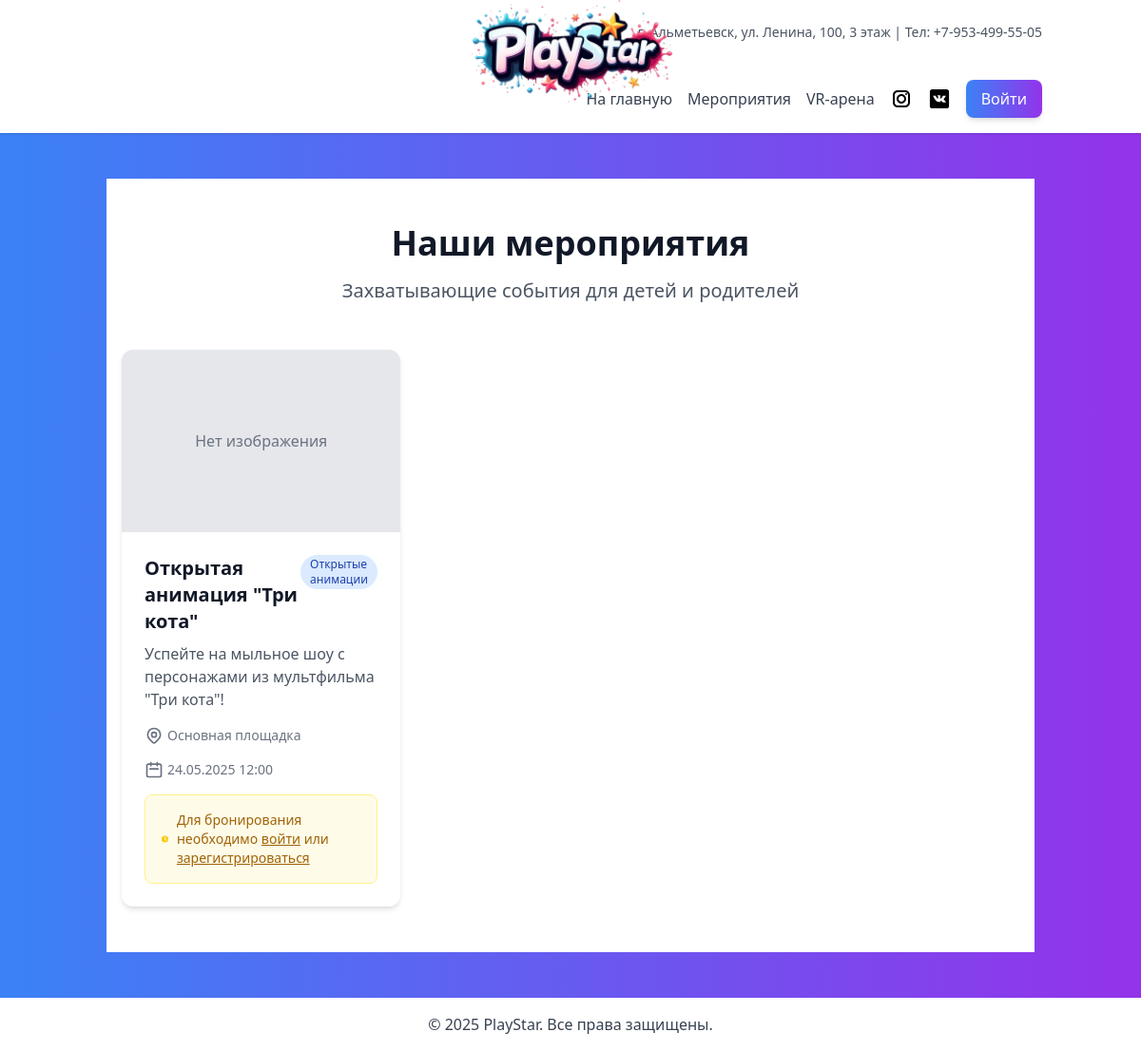
Screenshot of /events/ with the database file from the repository.
### staff/models.py (models this page shows, shortened)
class Event(models.Model):
    LOCATION_CHOICES = [
        ('main', 'Основная площадка'),
        ('secondary', 'Дополнительная площадка')
    ]
    name = models.CharField(max_length=255, verbose_name="Название")
    description = models.TextField(verbose_name="Описание")
    date = models.DateTimeField(verbose_name="Дата и время")
    location = models.CharField(
        max_length=100,
        choices=LOCATION_CHOICES,
        default='main',
        verbose_name="Место проведения"
    )
    event_type = models.CharField(
        max_length=50,
        choices=EVENT_TYPES,
        verbose_name="Тип мероприятия"
    )
    moderation_status = models.CharField(
        max_length=20,
        choices=MODERATION_STATUS,
        default='pending',
        verbose_name="Статус модерации"
    )
    booking = models.OneToOneField(
        'bookings.Booking',
        on_delete=models.CASCADE,
        null=True,
        blank=True,
        verbose_name="Бронирование"
    )
    image = models.ImageField(
        upload_to='events/',
        null=True,
        blank=True,
        verbose_name="Изображение"
    )
    max_participants = models.PositiveIntegerField(
        default=10,
        verbose_name='Максимальное количество участников'
    )
    def get_event_type_display(self):
        return dict(EVENT_TYPES).get(self.event_type, self.event_type)
    def get_location_display(self):
        return dict(self.LOCATION_CHOICES).get(self.location, self.location)
    class Meta:
        verbose_name = "Мероприятие"
        verbose_name_plural = "Мероприятия"
        ordering = ['date']  # Сортировка по дате (от ближайших к дальним)

### main/views.py (the view)
# urls.py: path('events/', views.events_list, name='events_list'),
def events_list(request):
    events = Event.objects.filter(moderation_status='approved').order_by('date')
    return render(request, 'main/events.html', {'events': events})

### main/templates/main/events.html (shortened to what this page needs)
{% extends 'base.html' %}
{% load static %}
{% block content %}
<div class="bg-white py-12">
    <div class="container mx-auto px-4">
        <div class="text-center mb-12">
            <h1 class="text-4xl font-bold text-gray-900 mb-4">Наши мероприятия</h1>
            <p class="text-xl text-gray-600 max-w-2xl mx-auto">Захватывающие события для детей и родителей</p>
        </div>
        <div class="grid grid-cols-1 md:grid-cols-2 lg:grid-cols-3 gap-8">
            {% for event in events %}
            <div class="bg-white rounded-xl shadow-md overflow-hidden hover:shadow-lg transition-shadow duration-300">
                <div class="h-48 overflow-hidden">
                    {% if event.image %}
                    <img src="{{ event.image.url }}" alt="{{ event.name }}" class="w-full h-full object-cover">
                    {% else %}
                    <div class="w-full h-full bg-gray-200 flex items-center justify-center">
                        <span class="text-gray-500">Нет изображения</span>
                    </div>
                    {% endif %}
                </div>
                <div class="p-6">
                    <div class="flex justify-between items-start mb-2">
                        <h3 class="text-xl font-bold text-gray-900">{{ event.name }}</h3>
                        <span class="bg-blue-100 text-blue-800 text-xs font-medium px-2.5 py-0.5 rounded-full">
                            {{ event.get_event_type_display }}
                        </span>
                    </div>
                    <p class="text-gray-600 mb-4">{{ event.description|truncatechars:100 }}</p>
                    <div class="flex items-center text-gray-500 text-sm mb-4">
                        {{ event.get_location_display }}
                    </div>
                    <div class="flex items-center text-gray-500 text-sm mb-4">
                        <svg xmlns="http://www.w3.org/2000/svg" class="h-5 w-5 mr-1" fill="none" viewBox="0 0 24 24" stroke="currentColor">
                            <path stroke-linecap="round" stroke-linejoin="round" stroke-width="2" d="M8 7V3m8 4V3m-9 8h10M5 21h14a2 2 0 002-2V7a2 2 0 00-2-2H5a2 2 0 00-2 2v12a2 2 0 002 2z" />
                        </svg>
                        {{ event.date|date:"d.m.Y H:i" }}
                    </div>
                    {% if user.is_authenticated %}
                    <button onclick="openBookingModal('{{ event.id }}', '{{ event.name }}', '{{ event.date|date:"Y-m-d H:i" }}')"
                            class="inline-flex items-center px-4 py-2 bg-blue-600 text-white rounded-lg hover:bg-blue-700 transition">
                        Забронировать
                        <svg xmlns="http://www.w3.org/2000/svg" class="h-4 w-4 ml-1" fill="none" viewBox="0 0 24 24" stroke="currentColor">
                            <path stroke-linecap="round" stroke-linejoin="round" stroke-width="2" d="M9 5l7 7-7 7" />
                        </svg>
                    </button>
                    {% else %}
                    <div class="bg-yellow-50 p-4 rounded-lg border border-yellow-200 mt-4">
                        <div class="flex items-center">
                            <svg class="h-5 w-5 text-yellow-400 mr-2" xmlns="http://www.w3.org/2000/svg" viewBox="0 0 20 20" fill="currentColor">
                                <path fill-rule="evenodd" d="M10 18a8 8 0 100-16 8 8 0 000 16zm1-12a1 1 0 10-2 0v4a1 1 0 00.293.707l2.828 2.829a1 1 0 101.415-1.415L11 9.586V6z" clip-rule="evenodd" />
                            </svg>
                            <div>
                                <p class="text-sm text-yellow-700">
                                    Для бронирования необходимо
                                    <a href="{% url 'login' %}?next={{ request.path }}" class="font-medium text-yellow-700 hover:text-yellow-600 underline">войти</a>
                                    или
                                    <a href="{% url 'register' %}?next={{ request.path }}" class="font-medium text-yellow-700 hover:text-yellow-600 underline">зарегистрироваться</a>
                                </p>
                            </div>
                        </div>
                    </div>
                    {% endif %}
                </div>
            </div>
            {% empty %}
            <div class="col-span-3 text-center py-12">
                <p class="text-gray-500 text-lg">Скоро будут новые мероприятия!</p>
            </div>
            {% endfor %}
        </div>
    </div>
</div>
{% endblock %}

### rows the page displays
Event: image "Нет изображения", name "Открытая анимация \"Три кота\"", event_type "Открытые анимации", description "Успейте на мыльное шоу с персонажами из мультфильма \"Три кота\"!", location "Основная площадка", date "24.05.2025 12:00"
